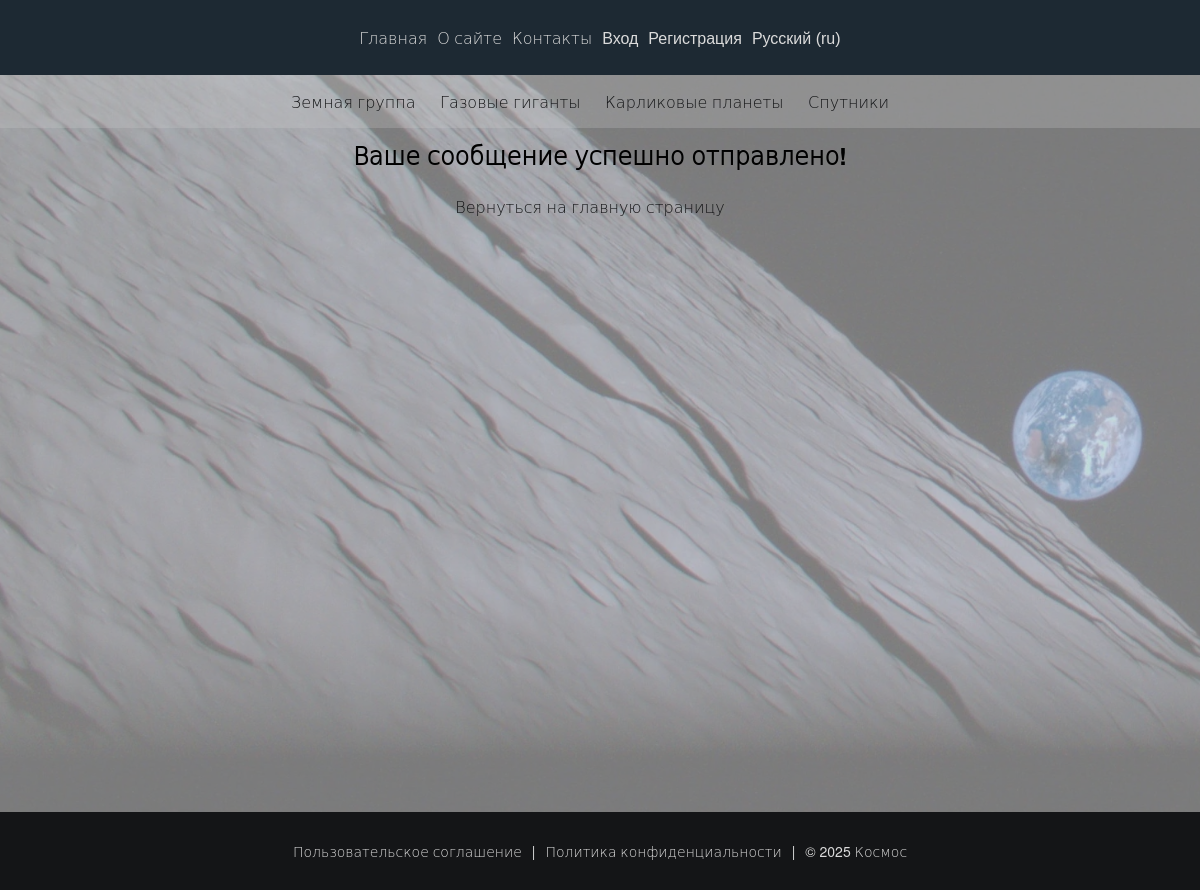
The app's page /email_was_sent/ with its own data.
### base/models.py (models this page shows, shortened)
class Category(models.Model):
    cat_name = models.CharField(max_length=100, db_index=True, verbose_name=_('Category'))
    cat_slug = models.SlugField(max_length=255, unique=True, db_index=True)
    objects = models.Manager()
    class Meta:
        verbose_name = _('category')
        verbose_name_plural = _('Categories')
    def get_absolute_url(self):
        return reverse('category', kwargs={'cat_slug': self.cat_slug})

### base/views.py (the view)
# urls.py: path('email_was_sent/', views.EmailWasSent.as_view(), name='email_was_sent'),
class EmailWasSent(TemplateView):
    template_name = 'base/email_was_sent.html'
    extra_context = {
        'title': _('Successfully sent!'),
        'page_header': _('Successfully sent!'),
        'page_post': _('Your message has been successfully sent!')
    }

### base/templatetags/base_tags.py (called while the page is built)
@register.inclusion_tag('base/category.html')
def get_category(selected=0):
    category = Category.objects.all()
    return {'category': category, 'selected': selected}

### base/templates/base/email_was_sent.html
{% extends 'base.html' %}
{% load i18n %}
{% block content %}
<h2>{% trans 'Your message has been successfully sent!' %}</h2><br>
<p><a class="link-dark" href="{% url 'home' %}">{% trans 'Back to home page' %}</a></p>
{% endblock %}

### base/templates/base/category.html
<section>
    {% for i in category %}
    {% if i.id == selected %}
    <a class="link-dark">{{ i.cat_name }}</a>
    {% else %}
    <a class="link-dark" href="{{ i.get_absolute_url }}">{{ i.cat_name }}</a>
    {% endif %}
    {% endfor %}
</section>

### base/static/base/css/styles.css (style rules this page uses)
* { margin: 0; padding: 0; text-decoration: none; outline: none; box-sizing: border-box; appearance: none; }
:root { --background-color: #141517; --dark-color: #141517; --white-color: #dbdbdb; --head-color: #1d2933; --content-color: rgba(204, 204, 204, 0.6); --footer-color: #141517; --font-size-head: 16px; --font-size-content: 18px; --font-size-footer: 14px; --font-size-large: 1.8em; --font-size-medium: 1.5em; --font-size-small: 1.2em; --font-size-mini: 0.9em; --margin-large: 30px; --margin-medium: 25px; --margin-small: 20px; --margin-mini: 15px; --padding-large: 29px; --padding-medium: 26px; --padding-small: 20px; --padding-mini: 15px; --max-width-content: 1000px; --max-width-form: 800px; --max-width-image: 350px; --width: 100%; }
html, body { height: 100%; font-family: 'Helvetica Neue', 'DejaVu Sans Light', sans-serif; background: var(--background-color) url('../images/background_image.webp') no-repeat center top; background-size: cover; }
#page { display: flex; flex-direction: column; min-height: 100vh; }
.link-dark { color: var(--dark-color); padding-right: var(--padding-small); transition: background-color 0.3s, color 0.3s; cursor: pointer; }

### records on screen
Category: cat_name "Земная группа"
Category: cat_name "Газовые гиганты"
Category: cat_name "Карликовые планеты"
Category: cat_name "Спутники"

### other values on screen
form field language "Русский (ru)"
